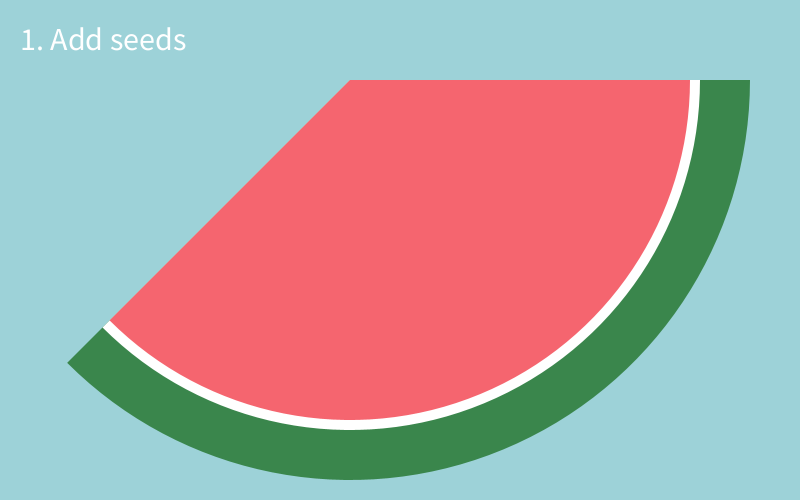
Frame 1 (no input)
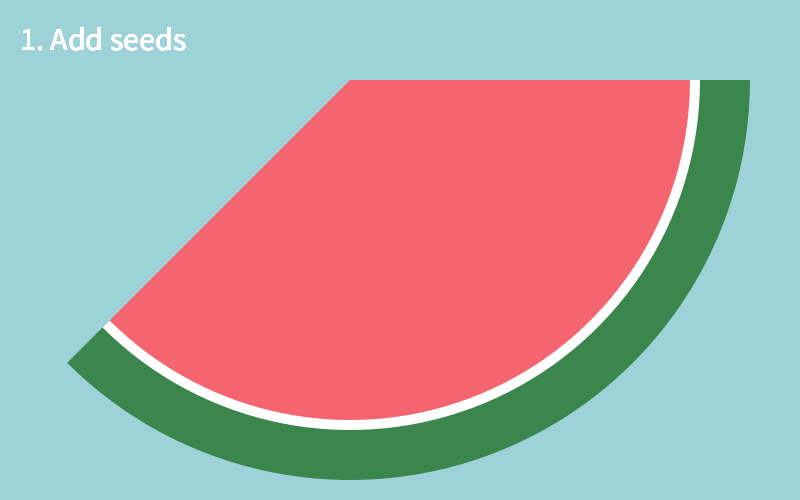
Frame 60 (the mouse pressed at the canvas centre just before this capture)
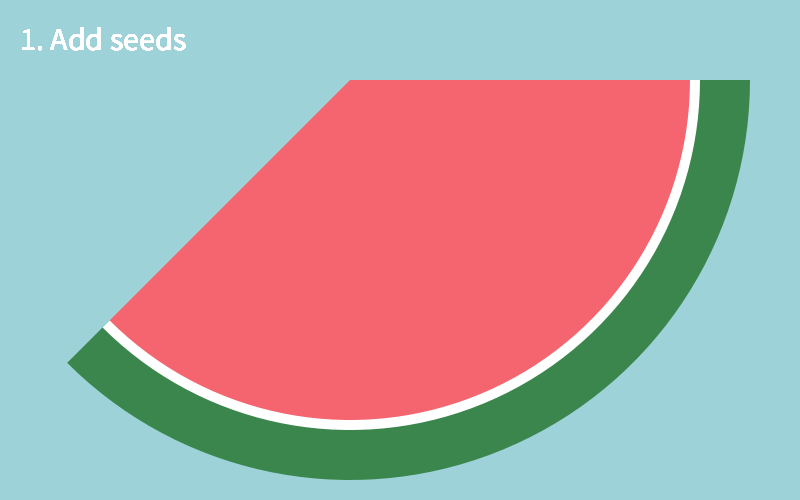
Frame 120 (the mouse held since frame 60 and released just before this capture)

The Processing sketch that drew these frames (run headless with seeded random() and noise(); from frame 60 on, the mouse is pressed at the canvas centre):

// Processing sketch: SS2_Watermelon
// ── SS2_Watermelon.pde
//FANE LI LI 
//WATERMELON
void setup() 
{
  size(800, 500);
  background(157,210,216);
  
 //WATERMELON green
  fill(58,134,76);
  noStroke();
  arc(350, 80, 800, 800, 0, HALF_PI+QUARTER_PI,PIE);
  
// white
  fill(255);
  arc(350, 80, 700, 700, 0, HALF_PI+QUARTER_PI,PIE);
//Red
  fill(245,101,111);
  arc(350, 80, 680, 680, 0, HALF_PI+QUARTER_PI,PIE);

}

void draw() {
  //title
  fill(255);
  textSize(32);
  text("1. Add seeds", 20, 50);

}
void mousePressed() {
stroke(0);
fill(0);
ellipseMode(CENTER);
ellipse(mouseX, mouseY, 10, 10);
}
void keyPressed() 
{
//title
  fill(255);
  textSize(52);
  text("1. ADD SEEDS", 20, 50); 
//Background erase/clear
  background(157,210,216);
  
  //WATERMELON green
  fill(58,134,76);
  noStroke();
  arc(350, 80, 800, 800, 0, HALF_PI+QUARTER_PI,PIE);
  
// white
  fill(255);
  arc(350, 80, 700, 700, 0, HALF_PI+QUARTER_PI,PIE);
//Red
  fill(245,101,111);
  arc(350, 80, 680, 680, 0, HALF_PI+QUARTER_PI,PIE);
}
